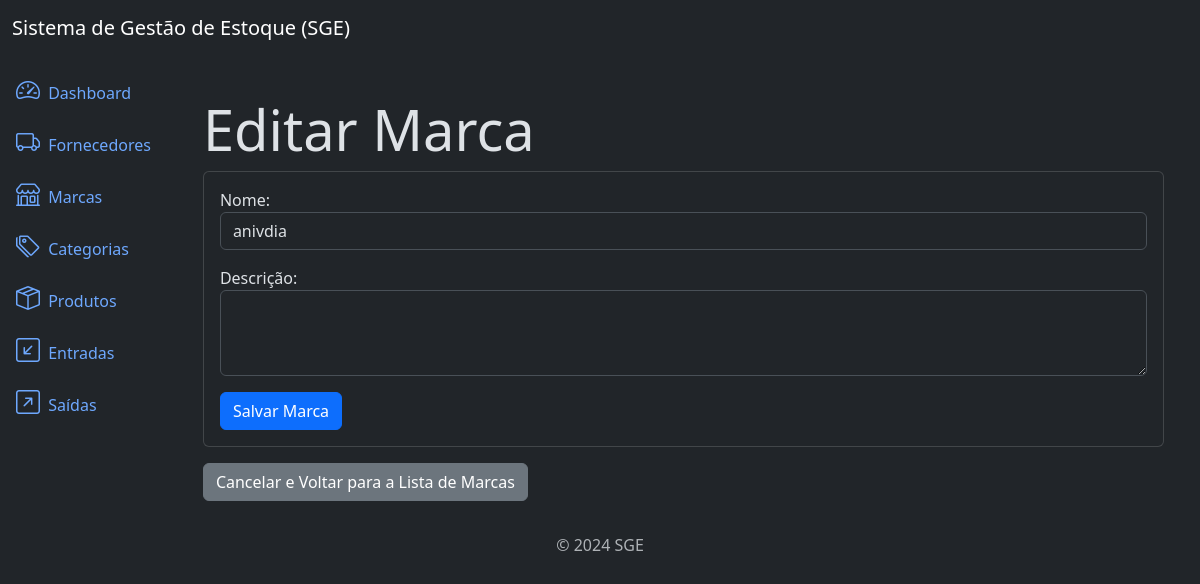
The page /brands/8/update/ on the database as committed earlier.
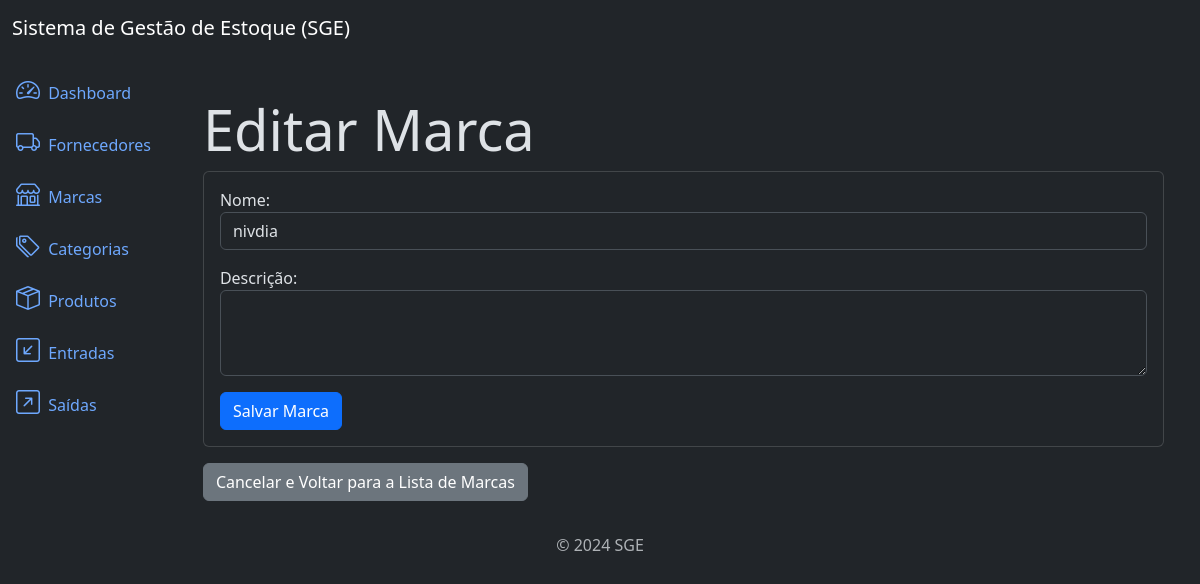
The same page on the database as committed later.
### brands/models.py (models this page shows, shortened)
class Brand(models.Model):
    name = models.CharField(max_length=500)
    description = models.TextField(null=True, blank=True)
    created_at = models.DateTimeField(auto_now_add=True)
    updated_at = models.DateTimeField(auto_now=True)
    class Meta:
        ordering = ['name']

### brands/views.py (the view)
# urls.py: path('brands/<int:pk>/update/', views.BrandUpdateView.as_view(), name='brand_update'),  # noqa
class BrandUpdateView(UpdateView):
    model = models.Brand
    form_class = forms.BrandForm
    template_name = 'brand_update.html'
    success_url = reverse_lazy('brand_list')

### brands/forms.py
class BrandForm(forms.ModelForm):
    class Meta:
        model = Brand
        fields = ['name', 'description']  # type: ignore
        widgets = {
            'name': forms.TextInput(attrs={'class': 'form-control'}),
            'description': forms.Textarea(
                attrs={'class': 'form-control', 'rows': 3}
            )
        }
        labels = {
            'name': 'Nome', 'description': 'Descrição',
        }

### brands/templates/brand_update.html (shortened to what this page needs)
{% extends "base.html" %}
{% block content %}
    <div class="container mt-4">
        <h3 class="display-4">Editar Marca</h3>
        <div class="card">
            <div class="card-body">
                <form method="post">
                    {{form.as_p}}
                    <button type="submit" class="btn btn-primary">
                        Salvar Marca
                    </button>
                </form>
            </div>
        </div>
        <a href=" {% url "brand_list" %}" class="btn btn-secondary mt-3">
            Cancelar e Voltar para a Lista de Marcas
        </a>
    </div>
{% endblock content %}

Rows that differ between the two databases and show on the page:
changed Brand: name "anivdia" → "nivdia"
